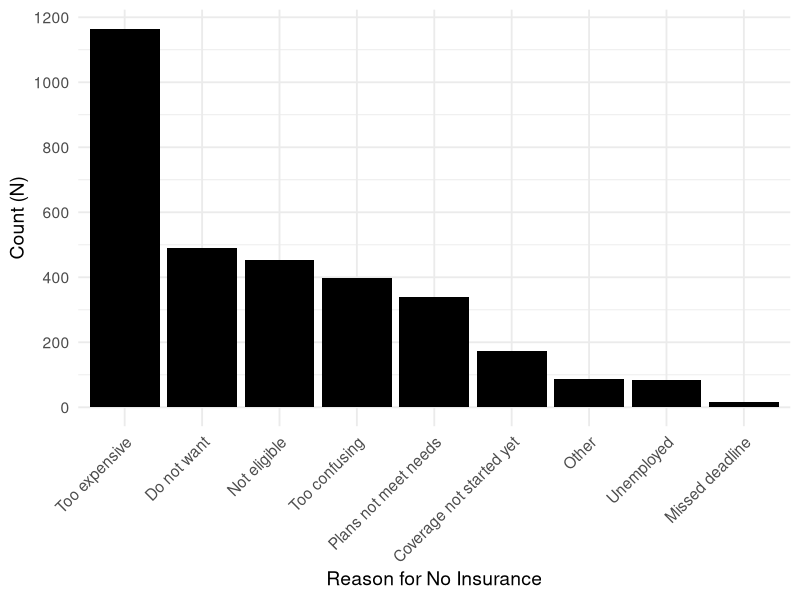

Source code (R):
################################################
# Generate histogram of reasons for no insurance
# Author: Julia Muller
# Date: 13 February 2024
# Last modified: February 2024
################################################

# Load libraries
suppressPackageStartupMessages(library(tidyverse))

# Import data
data <- read_csv('data/no_insurance_filtered.csv', show_col_types = F)

# Pivot data to long format for plotting
data_long <- data %>%
  select(matches('^HINO.*\\.f$')) %>%
  pivot_longer(
    cols = starts_with('HINO'),
    names_to = 'reason',
    values_to = 'response') %>%
  filter(response == 'Yes') %>%
  mutate(
    reason = factor(reason, 
    levels = c('HINOCOSTR.f', 'HINOWANT.f', 'HINOELIG.f', 'HINOCONF.f', 'HINOMEET.f', 'HINOWAIT.f', 'HINOTHER.f', 'HINOUNEMPR.f', 'HINOMISS.f'),
    labels = c('Too expensive', 'Do not want', 'Not eligible', 'Too confusing', 'Plans not meet needs', 'Coverage not started yet', 'Other', 'Unemployed', 'Missed deadline'))
  ) %>%
  filter(reason != 'NA')

# Plot counts of reasons for no insurance
plt <- ggplot(data = data_long) +
  geom_bar(aes(x = reason, fill = response), stat = 'count', fill = 'black') +
  theme_minimal(base_size = 14) +
  theme(legend.position = 'none',
        axis.text.x = element_text(angle = 45, vjust = 1, hjust = 1)) +
  labs(x = 'Reason for No Insurance', y = 'Count (N)') +
  scale_y_continuous(breaks = seq(0, 1400, by = 200))

# Export as PNG
ggsave('figures/reason_no_insurance.png', plt, height = 6, width = 8)
